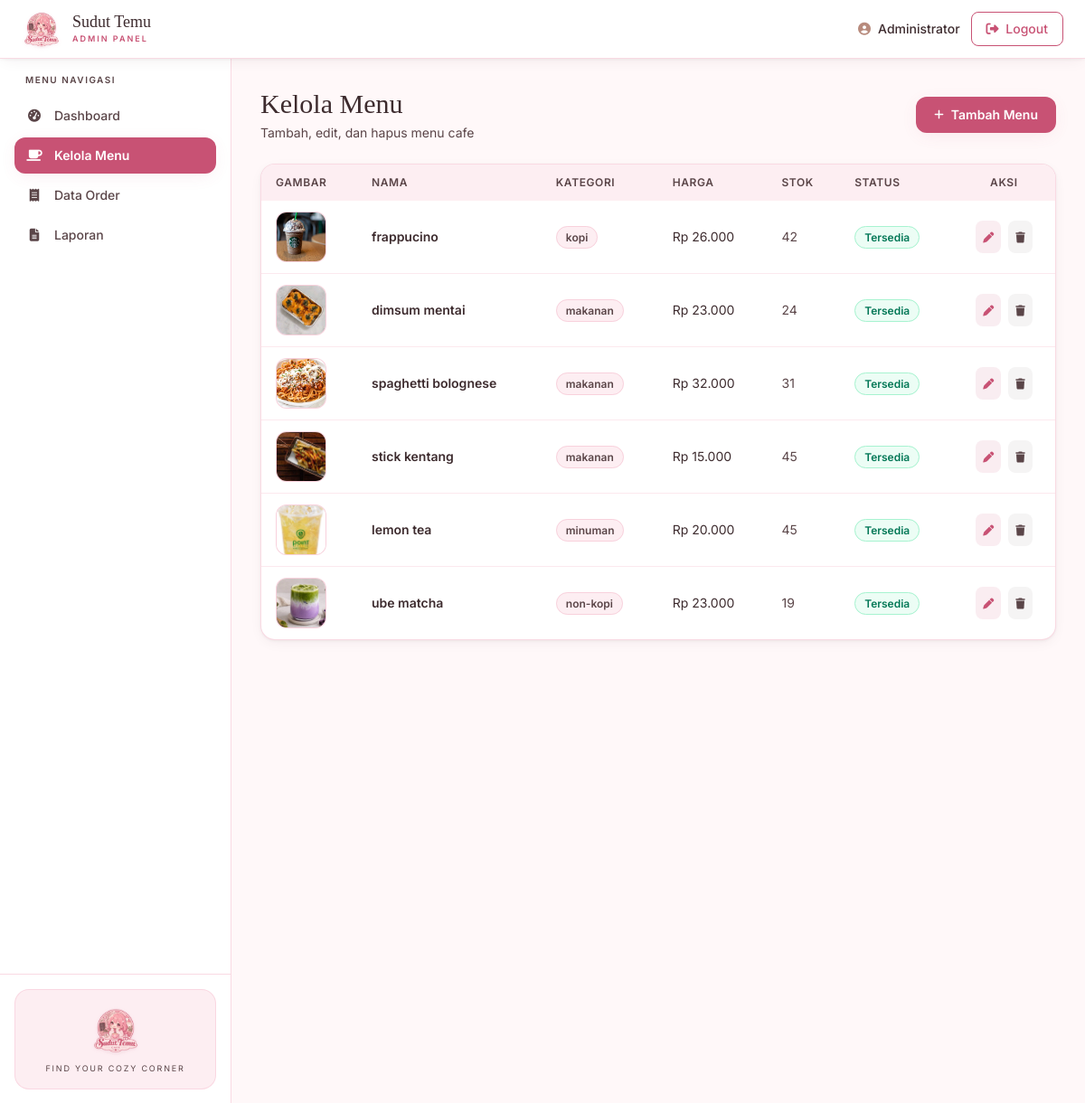
Page /admin/menu.php (signed in) on the committed database.
### tables this page shows
CREATE TABLE `menu` (
  `id` int(11) UNSIGNED NOT NULL,
  `nama_menu` varchar(100) NOT NULL,
  `kategori` varchar(50) NOT NULL,
  `harga` decimal(12,2) NOT NULL DEFAULT 0.00,
  `deskripsi` text DEFAULT NULL,
  `stok` int(11) NOT NULL DEFAULT 0,
  `gambar` varchar(255) DEFAULT NULL,
  `status` enum('tersedia','habis') NOT NULL DEFAULT 'tersedia',
  `created_at` timestamp NOT NULL DEFAULT current_timestamp(),
  `updated_at` timestamp NOT NULL DEFAULT current_timestamp() ON UPDATE current_timestamp()
);

### config/koneksi.php (called while the page is built, shortened)
<?php
function rupiah($angka) {
    return "Rp " . number_format((float)$angka, 0, ',', '.');
}

### admin/menu.php (the view, shortened to what this page needs)
<?php
require_once '../config/koneksi.php';
include '../includes/header.php';
include '../includes/admin_navbar.php';
$active = 'menu';
$q = mysqli_query($koneksi, "SELECT * FROM menu ORDER BY kategori, nama_menu");
?>
<div class="flex min-h-[calc(100vh-4rem)] flex-1">
    <?php include '../includes/admin_sidebar.php'; ?>
    <main class="flex-1 p-4 md:p-8">
        <div class="flex flex-col sm:flex-row sm:items-center justify-between gap-3 mb-6">
            <div>
                <h1 class="font-display text-3xl text-charcoal">Kelola Menu</h1>
                <p class="text-charcoal-soft mt-1 text-sm">Tambah, edit, dan hapus menu cafe</p>
            </div>
            <a href="<?= BASE_URL; ?>admin/menu_tambah.php"
               class="inline-flex items-center gap-2 px-5 py-2.5 rounded-xl bg-primary text-white font-semibold text-sm hover:bg-primary-dark transition shadow-soft">
                <i class="fa-solid fa-plus text-xs"></i> Tambah Menu
            </a>
        </div>
        <div class="bg-white rounded-2xl border border-secondary/50 shadow-card overflow-hidden">
            <div class="overflow-x-auto">
                <table class="w-full text-sm">
                    <thead class="bg-blush text-charcoal-soft text-left">
                        <tr>
                            <th class="px-4 py-3 font-semibold text-xs uppercase tracking-wider">Gambar</th>
                            <th class="px-4 py-3 font-semibold text-xs uppercase tracking-wider">Nama</th>
                            <th class="px-4 py-3 font-semibold text-xs uppercase tracking-wider">Kategori</th>
                            <th class="px-4 py-3 font-semibold text-xs uppercase tracking-wider">Harga</th>
                            <th class="px-4 py-3 font-semibold text-xs uppercase tracking-wider">Stok</th>
                            <th class="px-4 py-3 font-semibold text-xs uppercase tracking-wider">Status</th>
                            <th class="px-4 py-3 font-semibold text-xs uppercase tracking-wider text-center">Aksi</th>
                        </tr>
                    </thead>
                    <tbody class="divide-y divide-secondary/30">
                        <?php while ($m = mysqli_fetch_assoc($q)): ?>
                        <tr class="hover:bg-blush/50 transition">
                            <td class="px-4 py-3">
                                <div class="w-14 h-14 rounded-xl overflow-hidden bg-blush border border-secondary/50">
                                    <?php if (!empty($m['gambar']) && file_exists(__DIR__ . '/../assets/uploads/' . $m['gambar'])): ?>
                                        <img src="<?= BASE_URL; ?>assets/uploads/<?= htmlspecialchars($m['gambar']); ?>" class="w-full h-full object-cover">
                                    <?php else: ?>
                                        <div class="w-full h-full flex items-center justify-center text-secondary"><i class="fa-solid fa-image"></i></div>
                                    <?php endif; ?>
                                </div>
                            </td>
                            <td class="px-4 py-3 font-semibold text-charcoal"><?= htmlspecialchars($m['nama_menu']); ?></td>
                            <td class="px-4 py-3">
                                <span class="px-2.5 py-1 rounded-full bg-blush text-charcoal-soft text-xs font-semibold border border-secondary/50">
                                    <?= htmlspecialchars($m['kategori']); ?>
                                </span>
                            </td>
                            <td class="px-4 py-3 text-charcoal"><?= rupiah($m['harga']); ?></td>
                            <td class="px-4 py-3 text-charcoal-soft"><?= (int)$m['stok']; ?></td>
                            <td class="px-4 py-3">
                                <?php if ($m['status'] === 'tersedia'): ?>
                                    <span class="px-2.5 py-1 rounded-full bg-emerald-50 text-emerald-700 text-xs font-semibold border border-emerald-200">Tersedia</span>
                                <?php else: ?>
                                    <span class="px-2.5 py-1 rounded-full bg-charcoal/5 text-charcoal text-xs font-semibold border border-charcoal/20">Habis</span>
                                <?php endif; ?>
                            </td>
                            <td class="px-4 py-3">
                                <div class="flex items-center justify-center gap-2">
                                    <a href="<?= BASE_URL; ?>admin/menu_edit.php?id=<?= $m['id']; ?>"
                                       class="p-2 rounded-lg bg-primary/10 text-primary hover:bg-primary hover:text-white transition" title="Edit">
                                        <i class="fa-solid fa-pen text-xs"></i>
                                    </a>
                                    <a href="<?= BASE_URL; ?>admin/menu_hapus.php?id=<?= $m['id']; ?>"
                                       onclick="return confirm('Hapus menu ini?')"
                                       class="p-2 rounded-lg bg-charcoal/5 text-charcoal-soft hover:bg-red-500 hover:text-white transition" title="Hapus">
                                        <i class="fa-solid fa-trash text-xs"></i>
                                    </a>
                                </div>
                            </td>
                        </tr>
                        <?php endwhile; ?>
                    </tbody>
                </table>
            </div>
        </div>
    </main>
</div>
<?php include '../includes/footer.php'; ?>

### includes/header.php (shortened to what this page needs)
<!DOCTYPE html>
<html lang="id">
<head>
    <script src="https://cdn.tailwindcss.com"></script>
    <link rel="stylesheet" href="https://cdnjs.cloudflare.com/ajax/libs/font-awesome/6.5.1/css/all.min.css">
</head>
<body class="min-h-screen flex flex-col">

### includes/admin_navbar.php
<nav class="bg-white border-b border-secondary/50 sticky top-0 z-40 shadow-card no-print">
    <div class="max-w-7xl mx-auto px-4 md:px-6 h-16 flex items-center justify-between">
        <a href="<?= BASE_URL; ?>admin/dashboard.php" class="flex items-center gap-3 group">
            <img src="<?= BASE_URL; ?>assets/logo-brand.png" alt="Sudut Temu Cafe"
                 class="brand-logo h-11 w-auto object-contain group-hover:scale-105 transition-transform duration-300">
            <div class="hidden sm:block leading-tight">
                <p class="font-display text-lg text-charcoal leading-none">Sudut Temu</p>
                <p class="text-[9px] tracking-[0.22em] text-primary uppercase mt-1 font-semibold">Admin Panel</p>
            </div>
        </a>
        <div class="flex items-center gap-3">
            <span class="hidden md:flex items-center gap-2 text-sm text-charcoal-soft">
                <i class="fa-solid fa-circle-user text-accent"></i>
                <span class="font-medium text-charcoal"><?= htmlspecialchars($_SESSION['admin_nama']); ?></span>
            </span>
            <a href="<?= BASE_URL; ?>admin/logout.php"
               class="text-sm px-4 py-2 rounded-lg border border-primary text-primary font-medium hover:bg-primary hover:text-white transition">
                <i class="fa-solid fa-right-from-bracket mr-1"></i> Logout
            </a>
        </div>
    </div>
</nav>

### includes/admin_sidebar.php
<?php $active = $active ?? ''; ?>
<aside class="w-64 bg-white border-r border-secondary/50 hidden md:flex md:flex-col no-print">
    <div class="p-4 flex-1">
        <p class="text-[10px] font-semibold text-charcoal-soft uppercase tracking-[0.15em] px-3 mb-3">Menu Navigasi</p>
        <ul class="space-y-1">
            <li>
                <a href="<?= BASE_URL; ?>admin/dashboard.php"
                   class="flex items-center gap-3 px-3 py-2.5 rounded-xl transition text-sm
                          <?= $active==='dashboard' ? 'bg-primary text-white font-semibold shadow-soft' : 'text-charcoal-soft font-medium hover:bg-blush hover:text-primary'; ?>">
                    <i class="fa-solid fa-gauge-high w-5 text-center"></i>
                    <span>Dashboard</span>
                </a>
            </li>
            <li>
                <a href="<?= BASE_URL; ?>admin/menu.php"
                   class="flex items-center gap-3 px-3 py-2.5 rounded-xl transition text-sm
                          <?= $active==='menu' ? 'bg-primary text-white font-semibold shadow-soft' : 'text-charcoal-soft font-medium hover:bg-blush hover:text-primary'; ?>">
                    <i class="fa-solid fa-mug-saucer w-5 text-center"></i>
                    <span>Kelola Menu</span>
                </a>
            </li>
            <li>
                <a href="<?= BASE_URL; ?>admin/order.php"
                   class="flex items-center gap-3 px-3 py-2.5 rounded-xl transition text-sm
                          <?= $active==='order' ? 'bg-primary text-white font-semibold shadow-soft' : 'text-charcoal-soft font-medium hover:bg-blush hover:text-primary'; ?>">
                    <i class="fa-solid fa-receipt w-5 text-center"></i>
                    <span>Data Order</span>
                </a>
            </li>
            <li>
                <a href="<?= BASE_URL; ?>admin/laporan.php"
                   class="flex items-center gap-3 px-3 py-2.5 rounded-xl transition text-sm
                          <?= $active==='laporan' ? 'bg-primary text-white font-semibold shadow-soft' : 'text-charcoal-soft font-medium hover:bg-blush hover:text-primary'; ?>">
                    <i class="fa-solid fa-file-lines w-5 text-center"></i>
                    <span>Laporan</span>
                </a>
            </li>
        </ul>
    </div>
    <div class="p-4 border-t border-secondary/50">
        <div class="bg-blush rounded-2xl p-4 text-center border border-secondary/40">
            <img src="<?= BASE_URL; ?>assets/logo-brand.png" alt="Sudut Temu"
                 class="brand-logo h-14 w-auto object-contain mx-auto mb-2">
            <p class="text-[9px] tracking-[0.2em] text-charcoal-soft uppercase">Find Your Cozy Corner</p>
        </div>
    </div>
</aside>

### includes/footer.php (shortened to what this page needs)
</body>
</html>

### includes/header.php (style rules this page uses)
html { scroll-behavior: smooth; }
body { background-color: #FFF8F9; color: #3D2B2E; font-family: 'Inter', sans-serif; -webkit-font-smoothing: antialiased; }
.font-display { font-family: 'Playfair Display', serif; }
img.brand-logo { filter: drop-shadow(0 1px 2px rgba(200, 82, 116, 0.08)); }

### rows in the picture
menu: gambar (picture), nama_menu "frappucino", kategori "kopi", harga "Rp 26.000", stok "42", status "Tersedia"
menu: gambar (picture), nama_menu "dimsum mentai", kategori "makanan", harga "Rp 23.000", stok "24", status "Tersedia"
menu: gambar (picture), nama_menu "spaghetti bolognese", kategori "makanan", harga "Rp 32.000", stok "31", status "Tersedia"
menu: gambar (picture), nama_menu "stick kentang", kategori "makanan", harga "Rp 15.000", stok "45", status "Tersedia"
menu: gambar (picture), nama_menu "lemon tea", kategori "minuman", harga "Rp 20.000", stok "45", status "Tersedia"
menu: gambar (picture), nama_menu "ube matcha", kategori "non-kopi", harga "Rp 23.000", stok "19", status "Tersedia"

### other values in the picture
$_SESSION['admin_nama'] "Administrator"
